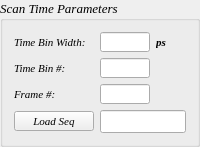
       <widget class="QGroupBox" name="ScanTimeParameters">
        <property name="minimumSize">
         <size>
          <width>0</width>
          <height>0</height>
         </size>
        </property>
        <property name="maximumSize">
         <size>
          <width>16777215</width>
          <height>250</height>
         </size>
        </property>
        <property name="font">
         <font>
          <family>Times New Roman</family>
          <pointsize>10</pointsize>
          <italic>true</italic>
         </font>
        </property>
        <property name="title">
         <string>Scan Time Parameters</string>
        </property>
        <layout class="QGridLayout" name="gridLayout_7">
         <item row="0" column="2">
          <widget class="QLabel" name="label_21">
           <property name="maximumSize">
            <size>
             <width>30</width>
             <height>20</height>
            </size>
           </property>
           <property name="font">
            <font>
             <family>Times New Roman</family>
             <pointsize>8</pointsize>
             <weight>75</weight>
             <italic>true</italic>
             <bold>true</bold>
            </font>
           </property>
           <property name="text">
            <string>ps</string>
           </property>
          </widget>
         </item>
         <item row="0" column="1">
          <widget class="QLineEdit" name="leTimeBInWidth">
           <property name="maximumSize">
            <size>
             <width>50</width>
             <height>20</height>
            </size>
           </property>
          </widget>
         </item>
         <item row="1" column="0">
          <widget class="QLabel" name="label_22">
           <property name="maximumSize">
            <size>
             <width>100</width>
             <height>20</height>
            </size>
           </property>
           <property name="font">
            <font>
             <family>Times New Roman</family>
             <pointsize>8</pointsize>
             <italic>true</italic>
            </font>
           </property>
           <property name="text">
            <string>Time Bin #:</string>
           </property>
          </widget>
         </item>
         <item row="3" column="1" colspan="2">
          <widget class="QLineEdit" name="leSeq"/>
         </item>
         <item row="0" column="0">
          <widget class="QLabel" name="label_13">
           <property name="maximumSize">
            <size>
             <width>100</width>
             <height>20</height>
            </size>
           </property>
           <property name="font">
            <font>
             <family>Times New Roman</family>
             <pointsize>8</pointsize>
             <italic>true</italic>
            </font>
           </property>
           <property name="text">
            <string>Time Bin Width:</string>
           </property>
          </widget>
         </item>
         <item row="3" column="0">
          <widget class="QPushButton" name="pbLoadSeq">
           <property name="maximumSize">
            <size>
             <width>80</width>
             <height>20</height>
            </size>
           </property>
           <property name="font">
            <font>
             <family>Times New Roman</family>
             <pointsize>8</pointsize>
             <italic>true</italic>
            </font>
           </property>
           <property name="text">
            <string>Load Seq</string>
           </property>
          </widget>
         </item>
         <item row="1" column="1">
          <widget class="QLineEdit" name="leTimeBInNumber">
           <property name="maximumSize">
            <size>
             <width>50</width>
             <height>20</height>
            </size>
           </property>
          </widget>
         </item>
         <item row="2" column="0">
          <widget class="QLabel" name="label_24">
           <property name="font">
            <font>
             <family>Times New Roman</family>
             <pointsize>8</pointsize>
             <italic>true</italic>
            </font>
           </property>
           <property name="text">
            <string>Frame #:</string>
           </property>
          </widget>
         </item>
         <item row="2" column="1">
          <widget class="QLineEdit" name="leFrameNum">
           <property name="maximumSize">
            <size>
             <width>50</width>
             <height>20</height>
            </size>
           </property>
          </widget>
         </item>
        </layout>
       </widget>
